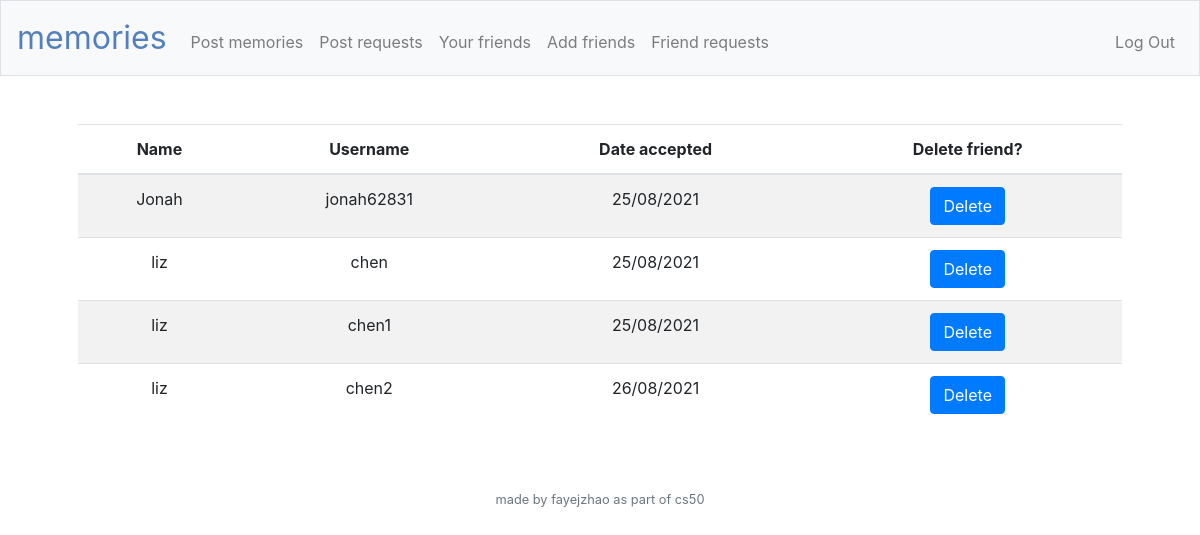
The page /friends (signed in) on the database its author committed.
### tables this page shows
CREATE TABLE 'friends' ('friend_id' integer PRIMARY KEY NOT NULL, 'friend1' text NOT NULL, 'friend2' text NOT NULL, 'date' date NOT NULL, 'time' time NOT NULL, 'approved' boolean NOT NULL DEFAULT 0, 'requester' text);

CREATE TABLE 'users' ('id' integer PRIMARY KEY NOT NULL, 'username' text NOT NULL, 'hash' text NOT NULL, 'firstname' text NOT NULL);

### application.py (the view)
@app.route("/friends", methods = ["GET", "POST"])
@login_required
def friends():
    current_user = db.execute("SELECT username FROM users WHERE id = ?", session["user_id"])[0]["username"]
    if request.method == "GET":
        beta_friend_usernames = db.execute("SELECT friend2, friend_id, date FROM friends WHERE friend1 = ? AND approved = 1", current_user)
        alpha_friend_usernames = db.execute("SELECT friend1, friend_id, date FROM friends WHERE friend2 = ? AND approved = 1", current_user)
        usernames = []
        for friend in beta_friend_usernames:
            usernames.append(friend["friend2"])
        for friend in alpha_friend_usernames:
            usernames.append(friend["friend1"])
        FRIENDS= beta_friend_usernames + alpha_friend_usernames
        if not FRIENDS:
            return sad("no friends yet :(")
        for (username, FRIEND) in zip(usernames, FRIENDS):
            friend = db.execute("SELECT firstname,username FROM users WHERE username = ?", username)
            FRIEND["firstname"] = friend[0]["firstname"]
            FRIEND["username"] = friend[0]["username"]
        return render_template("friends.html", friends = FRIENDS,no_friend_requests = count_friend_requests(), no_post_requests = count_post_requests())
    if request.method == "POST":
        db.execute("DELETE from FRIENDS where friend_id = ?", request.form.get("delete"))
        return success("Friend deleted")

### application.py (called while the page is built)
@app.after_request
def after_request(response):
    response.headers["Cache-Control"] = "no-cache, no-store, must-revalidate"
    response.headers["Expires"] = 0
    response.headers["Pragma"] = "no-cache"
    return response

### helpers.py (called while the page is built)
def count_post_requests():
    current_user = db.execute("SELECT username FROM users WHERE id = ?", session["user_id"])[0]["username"]
    post_requests = db.execute("SELECT * FROM posts WHERE receiver = ? AND approved = 0", current_user)
    if not post_requests:
        return ""
    return len(post_requests)

def login_required(f):
    @wraps(f)
    def decorated_function(*args, **kwargs):
        if session.get("user_id") is None:
            return redirect("/login")
        return f(*args, **kwargs)
    return decorated_function

### templates/friends.html (shortened to what this page needs)
{% extends "layout.html" %}
{% block main %}
    <table class = "table table-striped centered">
        <thead>
            <tr>
                <th>Name</th>
                <th>Username</th>
                <th>Date accepted</th>
                <th>Delete friend?</th>
            </tr>
        </thead>
        <tbody>
             {% for friend in friends %}
             <tr>
                <td>{{friend.firstname}}</td>
                <td>{{friend.username}}</td>
                <td>{{friend.date}}</td>
                <td><form action="/friends" method="post"><button class = "btn btn-primary" type="submit" value="{{friend.friend_id}}" name="delete">Delete</button></form></td>
             </tr>
             {% endfor %}
        </tbody>
    </table>
{% endblock %}

### templates/layout.html (shortened to what this page needs)
<!DOCTYPE html>
<html lang="en">
    <head>
        <link rel="stylesheet" href="https://cdn.jsdelivr.net/npm/bootstrap@4.5.3/dist/css/bootstrap.min.css">
        <link href="/static/styles.css" rel="stylesheet">
    </head>
    <body>
        <nav class="navbar navbar-expand-md navbar-light bg-light border">
            <a class="navbar-brand" href="/"><span class="blue">memories</span></a>
            <div class="collapse navbar-collapse" id="navbarNavDrop">
                {% if session.user_id %}
                    <ul class="navbar-nav mr-auto mt-2">
                        <li class="nav-item"><a class="nav-link" href="/postmemories">Post memories</a></li>
                        <li class="nav-item"><a class="nav-link" href="/post_requests">Post requests </a></li>
                        <li class="nav-item"><a class="nav-link" href="/friends">Your friends</a></li>
                        <li class="nav-item"><a class="nav-link" href="/addfriends">Add friends</a></li>
                        <li class="nav-item"><a class="nav-link" href="/friend_requests">Friend requests </a></li>
                    </ul>
                    <ul class="navbar-nav ml-auto mt-2">
                        <li class="nav-item"><a class="nav-link" href="/logout">Log Out</a></li>
                    </ul>
                {% else %}
                    <ul class="navbar-nav ml-auto mt-2">
                        <li class="nav-item"><a class="nav-link" href="/register">Register</a></li>
                        <li class="nav-item"><a class="nav-link" href="/login">Log In</a></li>
                    </ul>
                {% endif %}
            </div>
        </nav>
        <main class="container p-5">
            {% block main %}{% endblock %}
        </main>
        <footer class="small text-center text-muted">
            made by fayejzhao as part of cs50
            <br>
        </footer>
    </body>
</html>

### static/styles.css (style rules this page uses)
nav .navbar-brand { font-size: xx-large; }
nav .navbar-brand .blue { color: #537fbe; }
main { overflow-x: auto; text-align: center; }
.centered { margin-left: auto; margin-right: auto; }

### rows shown on the page
friends: firstname "Jonah", username "jonah62831", date "25/08/2021", {{ friend.friend_id }} 1 (drawn)
friends: firstname "liz", username "chen", date "25/08/2021", {{ friend.friend_id }} 2 (drawn)
friends: firstname "liz", username "chen1", date "25/08/2021", {{ friend.friend_id }} 3 (drawn)
friends: firstname "liz", username "chen2", date "26/08/2021", {{ friend.friend_id }} 5 (drawn)
